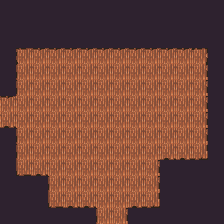

A 2D game scene composited from a Tiled map and its tileset images. What follows is a short description and the map's XML, with every tile layer's data as written:
An orthogonal 14x14 tile map with 16x16 px tiles, 2 tile layers (Walk, NotWalk) and 12 objects (6x Enemigo, 4x Transition, 2x Player).

<map version="1.10" tiledversion="1.10.2" orientation="orthogonal" renderorder="right-down" width="14" height="14" tilewidth="16" tileheight="16" infinite="0" nextlayerid="4" nextobjectid="14">
 <tileset firstgid="1" source="../../../tileset/Tileset completo.tsx" />
 <layer id="1" name="Walk" width="14" height="14">
  <data encoding="csv">
0,0,0,0,0,0,0,0,0,0,0,0,0,0,
0,275,276,276,276,276,276,276,276,276,276,276,277,0,
0,303,304,304,304,304,304,304,304,304,304,304,305,0,
0,275,276,276,276,276,276,276,276,276,276,276,277,0,
0,303,304,304,304,304,304,304,304,304,304,304,305,0,
0,303,304,304,304,304,304,304,304,304,304,304,305,0,
276,304,304,304,304,304,304,304,304,304,304,304,305,0,
332,304,304,304,304,304,304,304,304,304,304,304,305,0,
0,303,304,304,304,304,304,304,304,304,304,304,305,0,
0,303,304,304,304,304,304,304,304,304,332,332,333,0,
0,331,332,304,304,304,304,304,304,305,304,304,305,0,
0,303,304,303,304,304,304,304,304,305,304,304,305,0,
0,331,332,331,332,332,301,301,332,333,332,332,333,0,
0,0,0,0,0,0,303,305,0,0,0,0,0,0
</data>
 </layer>
 <layer id="2" name="NotWalk" width="14" height="14">
  <data encoding="csv">
295,295,295,295,295,295,295,295,295,295,295,295,295,295,
295,295,295,295,295,295,295,295,295,295,295,295,295,295,
295,295,295,295,295,295,295,295,295,295,295,295,295,295,
295,0,0,0,0,0,0,0,0,0,0,0,0,295,
295,0,0,0,0,0,0,0,0,0,0,0,0,295,
295,0,0,0,0,0,0,0,0,0,0,0,0,295,
0,0,0,0,0,0,0,0,0,0,0,0,0,295,
0,0,0,0,0,0,0,0,0,0,0,0,0,295,
295,0,0,0,0,0,0,0,0,0,0,0,0,295,
295,0,0,0,0,0,0,0,0,0,0,0,0,295,
295,0,0,0,0,0,0,0,0,0,295,295,295,295,
295,295,295,0,0,0,0,0,0,0,295,295,295,295,
295,295,295,0,0,0,0,0,0,0,295,295,295,295,
295,295,295,295,295,295,0,0,295,295,295,295,295,295
</data>
 </layer>
 <objectgroup id="3" name="Obj">
  <object id="10" name="FlonkS" type="Player" x="119" y="201.5">
   <point />
  </object>
  <object id="8" name="FlonkW" type="Player" x="24.5" y="108">
   <point />
  </object>
  <object id="1" name="Snake" type="Enemigo" x="87.5" y="88">
   <point />
  </object>
  <object id="2" name="Termita" type="Enemigo" x="152" y="92.5">
   <point />
  </object>
  <object id="6" name="Termita" type="Enemigo" x="87.5" y="123">
   <point />
  </object>
  <object id="7" name="TermitaTronco" type="Enemigo" x="90" y="152.5">
   <point />
  </object>
  <object id="3" name="Termita" type="Enemigo" x="150.5" y="122.5">
   <point />
  </object>
  <object id="4" name="Termita" type="Enemigo" x="152" y="153.5">
   <point />
  </object>
  <object id="9" name="TransitionW" type="Transition" x="8.5" y="123">
   <properties>
    <property name="nextMap" value="resources/maps/niveles/nivel02/dentro/mapaN2_04_dentro.tmx" />
   </properties>
   <point />
  </object>
  <object id="12" name="TransitionW" type="Transition" x="8.5" y="108.5">
   <properties>
    <property name="nextMap" value="resources/maps/niveles/nivel02/dentro/mapaN2_04_dentro.tmx" />
   </properties>
   <point />
  </object>
  <object id="11" name="TransitionS" type="Transition" x="105.5" y="219">
   <properties>
    <property name="nextMap" value="resources/maps/niveles/nivel02/dentro/mapaN2_06_dentro.tmx" />
   </properties>
   <point />
  </object>
  <object id="13" name="TransitionS" type="Transition" x="119.5" y="218.5">
   <properties>
    <property name="nextMap" value="resources/maps/niveles/nivel02/dentro/mapaN2_06_dentro.tmx" />
   </properties>
   <point />
  </object>
 </objectgroup>
</map>
